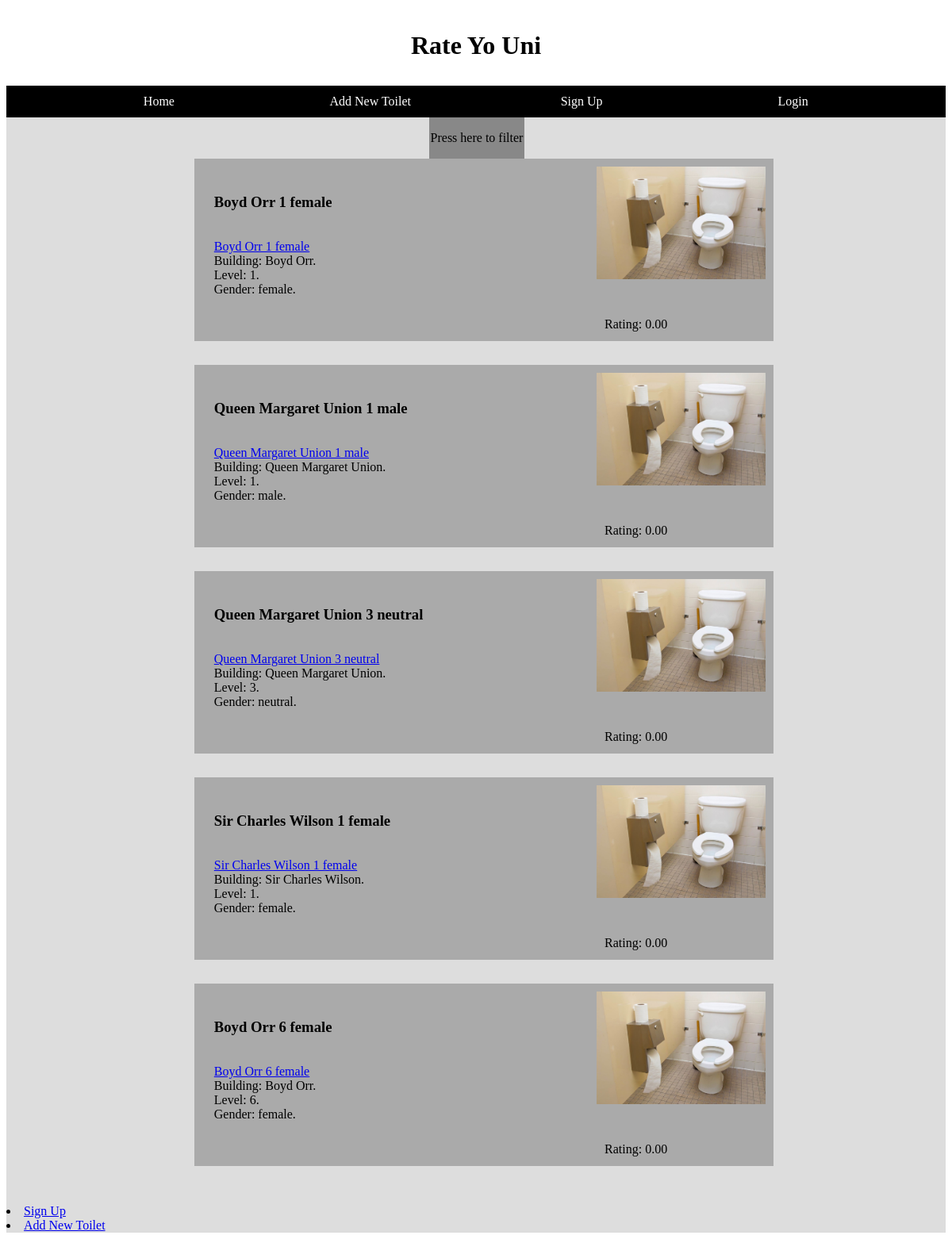
The page / on the database its author committed.
### project/models.py (models this page shows, shortened)
class Bathroom(models.Model):
    name = models.CharField(unique=True, max_length=20)
    building = models.CharField(max_length=100)
    level = models.CharField(max_length=4)
    gender = models.CharField(max_length=8)
    rating = models.DecimalField(blank=True, default=0.00, decimal_places=2, max_digits=3)
    bathroomSlug = models.SlugField(unique=True)

### project/views.py (the view, shortened to what this page needs)
# urls.py: url(r'^$', views.index, name='index'),
def index(request):
    bathroom_list = Bathroom.objects.values_list('name', 'bathroomSlug', 'building', 'rating', 'level', 'gender')[0:5]
    if request.method == 'GET':
        term = request.GET.get('search_box', None)
        sort = request.GET.get('select_sort', None)
    context_dict = {'bathroom_list': bathroom_list}
    return render(request, 'project/home.html', context_dict)

### templates/project/home.html (shortened to what this page needs)
{% extends 'project/base.html' %}
{% load staticfiles %}
{% block body_block %}
<link rel="stylesheet" href="{% static "css/home.css" %}">
    <div id="filterbar">
        <div id="filterlabel">
            <p align="center">Press here to filter</p>
        </div>
    </div>
    <div id="toiletshower" >
        {% if bathroom_list %}
            {% for bathroom in bathroom_list %}
                <div class="toiletitem">
                    <div class="toilettext">
                        <h3>{{bathroom.0}}</h3>   <br>
                        <a href="{% url 'show_toilet' bathroom.1 %}">{{ bathroom.0 }}</a>    <br>
                        Building: {{bathroom.2}}.<br>
                        Level: {{bathroom.4}}. <br>
                        Gender: {{bathroom.5}}.
                    </div>
                    <div class="toiletimage">
                        <img src="{% static "images/toilet.jpg"%}" style="max-width:100%;">
                    </div>
                    <div class="toiletrating"> Rating: {{bathroom.3}}</div>
                </div>
            {% endfor %}
        {% else %}
            <strong>There are no bathrooms present...</strong>
        {% endif %}
    </div>
    <br>
    <div >
         <li><a href="{% url 'sign_up' %}">Sign Up</a></li>
         <li><a href="{% url 'add_toilet' %}">Add New Toilet</a> </li>
    </div>
{% endblock %}

### templates/project/base.html (shortened to what this page needs)
<!DOCTYPE html>
{% load staticfiles %}
<html lang="en">
    <head>
        <link rel="stylesheet" href="{% static "css/base.css" %}">
    </head>
    <body>
    <div id="header"><h1><strong>Rate Yo Uni</strong></h1></div>
            <div id="menubar" align="center">
                <div id="home" class="menuitem"><a href="{% url 'index' %} ">Home</a> </div>
                <div id ="add" class="menuitem"><a href="{% url 'add_toilet' %}">Add New Toilet</a></div>
                <div id="signup" class="menuitem"><a href="{% url 'sign_up' %}">Sign Up</a></div>
                <div id="login" class="menuitem"><a href="{% url 'user_login' %}">Login</a></div>
            </div>
        <div id="content" >
            {%  block body_block %}
            {% endblock %}
        </div>
    </body>
</html>

### static/css/base.css (style rules this page uses)
#header { color: black; text-align: center; padding: 10px; }
#menubar { background-color: black; height: 40px; }
.menuitem { margin-left: 10%; width: 12.5%; height: 40px; line-height: 40px; float: left; display: block; text-align: center; color: #ffffff }
.menuitem a { color: #ffffff; text-decoration:none; }
#content { background-color: #dddddd; height:50%; overflow-y: scroll; }

### static/css/home.css (style rules this page uses)
#filterlabel { align-text: center; float: center; margin-left: 45%; width: 10%; padding: 1px; background-color: #888888 }
.toiletitem { float: center; display: grid; grid-template-columns: 70% 30%; grid-template-rows: 30px 150px 30px; margin-left: 20%; margin-bottom: 30px; background-color: #aaaaaa; width: 60%; height: 50%; padding: 10px; }
.toilettext { grid-column-start: 1; grid-column-end: 1; grid-row-start: 1; grid-row-end: 2; padding: 15px; height: 10%; align-text: center; }
.toiletimage { grid-column-start: 2; grid-column-end: 2; grid-row-start: 1; grid-row-end: 2; }
.toiletrating { padding: 10px; grid-column-start: 2; grid-column-end: 2; grid-row-start: 3; grid-row-end: 3; }

### rows shown on the page
Bathroom: name "Boyd Orr 1 female", building "Boyd Orr", bathroom "1", gender "female", rating "0.00"
Bathroom: name "Queen Margaret Union 1 male", building "Queen Margaret Union", level "1", gender "male", rating "0.00"
Bathroom: name "Queen Margaret Union 3 neutral", building "Queen Margaret Union", bathroom "3", gender "neutral", rating "0.00"
Bathroom: name "Sir Charles Wilson 1 female", building "Sir Charles Wilson", level "1", gender "female", rating "0.00"
Bathroom: name "Boyd Orr 6 female", building "Boyd Orr", level "6", gender "female", rating "0.00"
